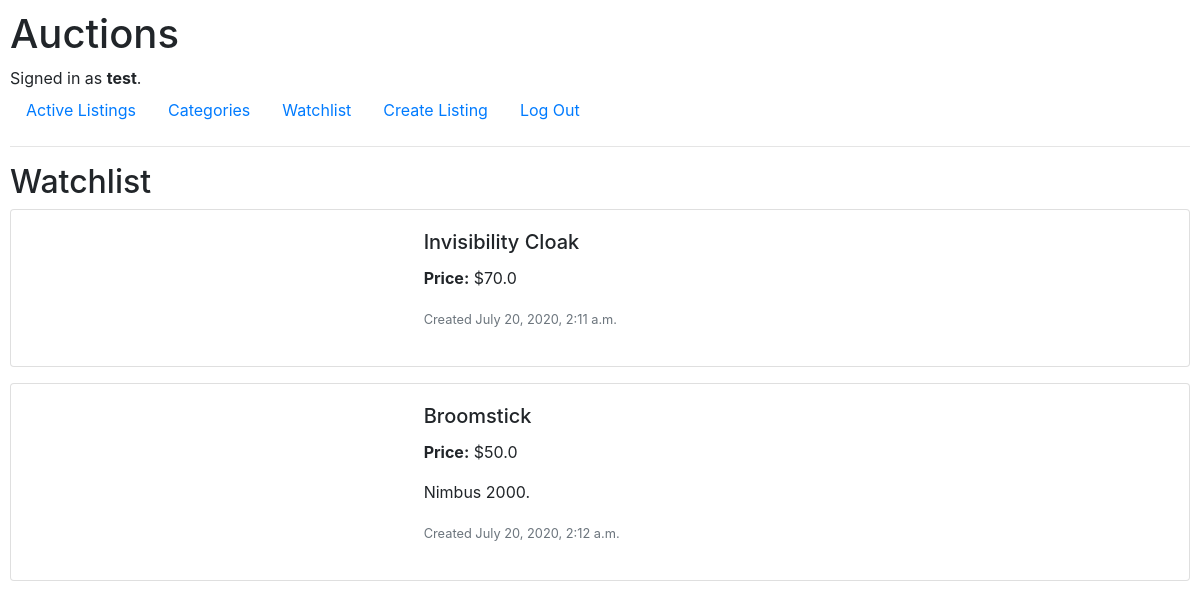
Page /seewatchlist (signed in) on the committed database.
### auctions/models.py (models this page shows)
class User(AbstractUser):
    pass

class Listing(models.Model):
    title = models.CharField(max_length=64)
    starting_bid = models.FloatField()
    description = models.CharField(max_length=256, blank=True)
    date_created = models.DateTimeField(auto_now_add=True)
    image = models.CharField(max_length=2550, blank=True)
    category = models.CharField(max_length=64, blank=True)
    listed_by = models.ForeignKey(User, on_delete=models.CASCADE)
    is_active = models.BooleanField(default=True)

### auctions/views.py (the view)
# urls.py: path("seewatchlist", views.seewatchlist, name="seewatchlist"),
@login_required
def seewatchlist(request):
    watchlist = Watchlist.objects.get(user=request.user)
    listings = watchlist.listings.all()
    return render(request, "auctions/watchlist.html",{
        "listings": listings
    })

### auctions/templates/auctions/watchlist.html (shortened to what this page needs)
{% extends "auctions/layout.html" %}
{% block body %}
    <h2>Watchlist</h2>
    {% for listing in listings %}
    <div class="card mb-3">
        <div class="row no-gutters">
            <div class="col-md-4">
            </div>
            <div class="col-md-8">
                <div class="card-body">
                    <h5 class="card-title"> {{ listing.title }} </h5>
                    <p class="card-text"> <b>Price:</b> ${{ listing.starting_bid }} </p>
                    <p class="card-text"> {{ listing.description }} </p>
                    <p class="card-text"><small class="text-muted">Created {{ listing.date_created }} </small></p>
                </div>
            </div>
        </div>
    </div>
    {% endfor %}
{% endblock %}

### auctions/templates/auctions/layout.html (shortened to what this page needs)
{% load static %}
<!DOCTYPE html>
<html lang="en">
    <head>
        <link rel="stylesheet" href="https://stackpath.bootstrapcdn.com/bootstrap/4.5.0/css/bootstrap.min.css">
        <link href="{% static 'auctions/styles.css' %}" rel="stylesheet">
    </head>
    <body>
        <h1>Auctions</h1>
        <div>
            {% if user.is_authenticated %}
                Signed in as <strong>{{ user.username }}</strong>.
            {% else %}
                Not signed in.
            {% endif %}
        </div>
        <ul class="nav">
            <li class="nav-item">
                <a class="nav-link" href="{% url 'index' %}">Active Listings</a>
            </li>
            <li class="nav-item">
                <a class="nav-link" href="{% url 'categories' %}">Categories</a>
            </li>
            <li class="nav-item">
                <a class="nav-link" href="{% url 'seewatchlist' %}">Watchlist</a>
            </li>
            <li class="nav-item">
                <a class="nav-link" href="{% url 'createlisting' %}">Create Listing</a>
            </li>
            {% if user.is_authenticated %}
                <li class="nav-item">
                    <a class="nav-link" href="{% url 'logout' %}">Log Out</a>
                </li>
            {% endif %}
        </ul>
        <hr>
        {% block body %}
        {% endblock %}
    </body>
</html>

### auctions/static/auctions/styles.css (style rules this page uses)
body { padding: 10px; }
.card { width: 100%; }

### rows in the picture
User: username "test"
Listing: title "Invisibility Cloak", starting_bid "70.0", date_created "July 20, 2020, 2:11 a.m."
Listing: title "Broomstick", starting_bid "50.0", description "Nimbus 2000.", date_created "July 20, 2020, 2:12 a.m."
